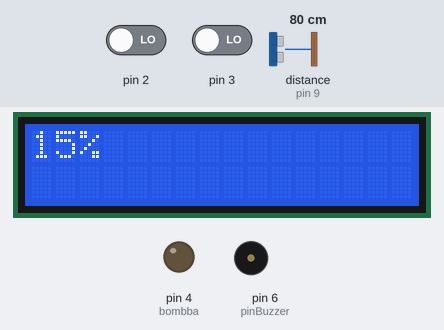
Simulated run of this sketch. Board: Arduino Uno, built with avr-gcc and run on an emulated ATmega328P. Shown: 16×2 character LCD, output pins drawn as LEDs (lit = HIGH), buzzer (waves = sounding). Wiring (inferred from the names in the program): ultrasonic range finder: trigger pin 8; echo pin 9. The test bench sets the inputs (shaded band); at power-on: pin 2 LOW, pin 3 LOW, distance to the obstacle (sensor on pin 9) 80 cm. The echo pulse lasts 58.3 µs per cm; pins used as bus, display or sensor lines are not drawn; what the sketch prints to the serial monitor is not drawn.

Above: at 1.2 s.
1.3 s: pin 2 driven HIGH
At 1.8 s:
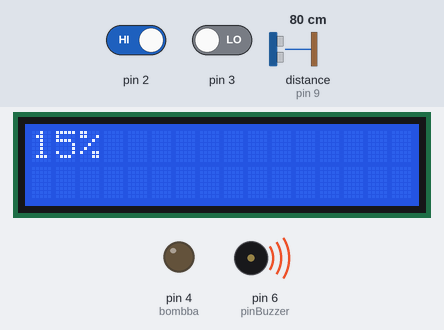
2.8 s: pin 3 driven HIGH
At 3.1 s:
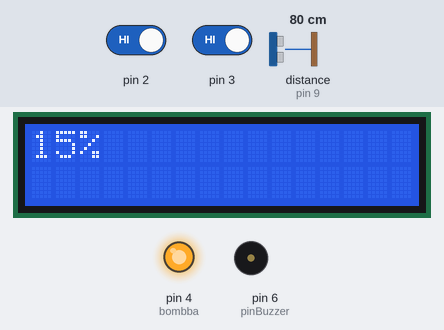
7.3 s: distance to the obstacle (sensor on pin 9) set to 7 cm
At 7.63 s:
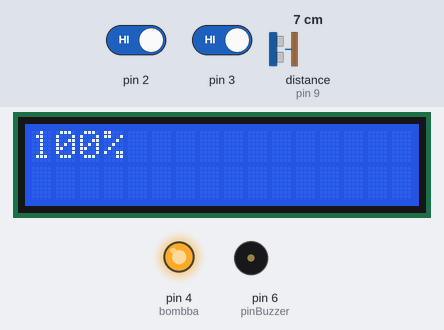
9.0 s: distance to the obstacle (sensor on pin 9) set to 9 cm
At 10.5 s:
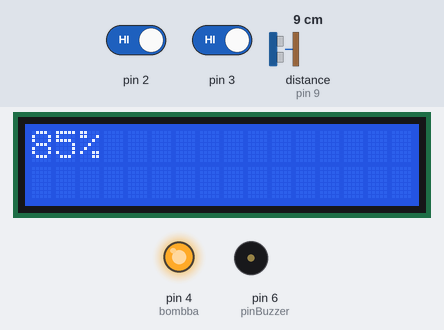
Timing chart, 0 to 12.0 s (numbered marks = the images above; inputs shaded):
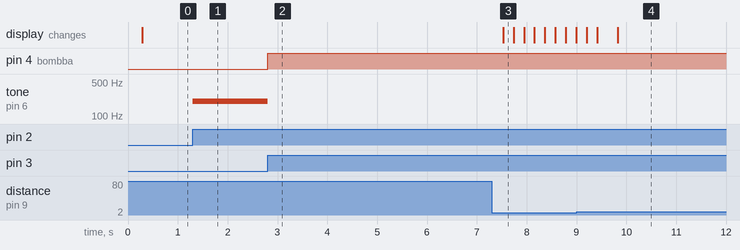

Measured:
- after the input at 1.3 s, tone on pin 6 (pinBuzzer): silent → 200 Hz at once
- after the input at 2.8 s, pin 4 (bombba): LOW → HIGH at once; tone on pin 6 (pinBuzzer): 200 Hz → silent at once
- after the input at 7.3 s, the display: changes after 0.23 s (image 3)
- after the input at 9.0 s, the display: first differs from a run without the input after 0.41 s (image 4 shows a later state)

The sketch:

practica1_.ino
```cpp
#include <LiquidCrystal_I2C.h>
#define TRIG 8
#define ECHO 9
#define bombba 4

const float VELOCIDAD = 0.0343;
float TIME;
float DISTANCIA;
LiquidCrystal_I2C pantalla(0x27, 16, 2);
int pinBuzzer = 6;


//De la cancion
int C_ =  261/2;
int Cs_=  277/2;
int D_ =  293/2 ;
int Ds_=  311/2;
int E_ =  329/2 ;
int F_ =  349/2 ;
int Fs_=  369/2;
int G_ =  391/2 ;
int Gs_=  415/2;
int A_ =  440/2 ;
int As_=  466/2;
int B_ =  493/2 ;
int Sil = 5;
int C =  261;
int Cs=  277;
int D =  293 ;
int Ds=  311;
int E =  329 ;
int F =  349 ;
int Fs=  369;
int G =  391 ;
int Gs=  415;
int A =  440 ;
int As=  466;
int B =  493 ;
int C2   =524;
int Cs2  =555;
int D2   =588;
int Ds2  =623;
int E2   =660;
int F2   =699;
int Fs2  =740;
int G2   =784;
int Gs2  =831;
int A_2   = 880;
int As2  =933;
int B2   =988;
int C3  =1047;
int Cs3  =555*2;
int D3   =588*2;
int Ds3  =623*2;
int E3   =660*2;
int F3   =699*2;
int Fs3  =740*2;
int G3   =784*2;
int Gs3  =831*2;
int A_3   = 880*2;
int As3  =933*2;
int B3   =988*2;
int tempo=112*2;
int negra=60000/tempo;
int semi = negra/4;
//int semi =86;
int corch = 2*semi;
//int negra = corch*2;
int np = corch*3;
int blanca = negra*2;
int redonda = blanca*2;
int rep = 3*negra;
int bnp = 3*negra+3*corch;
int retardo = 100;
void nota(int nota, int duracion){
  tone(pinBuzzer,nota, duracion);
  delay(duracion);
  noTone(pinBuzzer);
  delay(duracion);
}
//fin del programa de la cancion


void setup()
{
  pinMode(pinBuzzer,OUTPUT);
Serial.begin(9600);
pinMode(TRIG,OUTPUT);
pinMode(ECHO,INPUT);
pinMode(bombba,OUTPUT);
pantalla.init();
pantalla.backlight();
pantalla.clear();
attachInterrupt(digitalPinToInterrupt(2),llenar,CHANGE);
attachInterrupt(digitalPinToInterrupt(3),pausa,HIGH);
}

void loop()
{

digitalWrite(TRIG,HIGH);
delay(1);
digitalWrite(TRIG,LOW);
TIME = pulseIn(ECHO,HIGH);
DISTANCIA = (TIME)*VELOCIDAD/2;
Serial.println(DISTANCIA);
delay(200);
if(DISTANCIA >=13){
  pantalla.clear();
  pantalla.setCursor(0, 0);
  pantalla.print("15%");
  }
if(DISTANCIA >=12 && DISTANCIA<13){
  pantalla.clear();
  pantalla.setCursor(0, 0);
  pantalla.print("29%");
  }
if(DISTANCIA >=11 && DISTANCIA<12){
  pantalla.clear();
  pantalla.setCursor(0, 0);
  pantalla.print("43%");
  }
if(DISTANCIA >=10 && DISTANCIA<11){
  pantalla.clear();
  pantalla.setCursor(0, 0);
  pantalla.print("57%");
  }
if(DISTANCIA >=9 && DISTANCIA<10){
  pantalla.clear();
  pantalla.setCursor(0, 0);
  pantalla.print("71%");
  }
  if(DISTANCIA >=8 && DISTANCIA<9){
  pantalla.clear();
  pantalla.setCursor(0, 0);
  pantalla.print("85%");
  }
    if(DISTANCIA >=7 && DISTANCIA<8){
  pantalla.clear();
  pantalla.setCursor(0, 0);
  pantalla.print("92%");
  }
    if(DISTANCIA >=6&& DISTANCIA<7){
  pantalla.clear();
  pantalla.setCursor(0, 0);
  pantalla.print("100%");

  }
}

void llenar(){
digitalWrite(bombba,LOW);
tone(pinBuzzer,200);
}

void pausa(){
digitalWrite(bombba,HIGH);
noTone(pinBuzzer);
  }


  //de la cancion tambien
  void prePre(){
  nota(A   , semi );
  nota(A_   , semi );
  nota(C2  , semi);
  nota(A_   , semi );
  nota(B   , semi );
  nota(A_   , semi );
  nota(C2  , semi);
  nota(E2 , semi);
  nota(A_   , semi );
  nota(A   , semi );
  nota(C2  , semi);
  nota(A_   , semi );
  nota(B   , semi );
  nota(Sil , semi);
  nota(C2  , semi);
  nota(A   , semi );
  nota(A_   , semi );
  nota(A   , semi );
  nota(C2   , semi );
  nota(A_   , semi );
  nota(B   , semi );
  nota(A_   , semi );
  nota(C2   , semi );
  nota(E2   , semi );
  nota(A_   , semi );
  nota(A   , semi );
  nota(C2   , semi );
  nota(A_   , semi );
  nota(B   , semi );
  nota(A_   , semi );
  nota(C2   , semi );
 nota(A_   , semi );
}
void uno_(){
  nota(E   , semi );
  nota(E_   , semi );
  nota(G   , semi );
  nota(E_   , semi );
  nota(Fs   , semi );
  nota(E_   , semi );
  nota(G   , semi );
  nota(B   , semi );
  nota(E_   , semi );
  nota(E   , semi );
  nota(G   , semi );
  nota(E_   , semi );
  nota(Fs   , semi );
  nota(E_   , semi );
  nota(G   , semi );
  nota(E   , semi );
  nota(E_   , semi );
  nota(E   , semi );
  nota(G   , semi );
  nota(E_   , semi );
  nota(Fs   , semi );
  nota(E_   , semi );
  nota(G   , semi );
  nota(B   , semi );
  nota(E_   , semi );
  nota(E   , semi );
  nota(G   , semi );
  nota(E_   , semi );
  nota(Fs   , semi );
  nota(E_   , semi );
  nota(G   , semi );
  nota(E_   , semi );
}
void dos_(){
  nota( F  , semi );
  nota( F_ , semi );
  nota( A  , semi );
  nota( F_ , semi );
  nota(G , semi);
  nota(F_, semi);
  nota(A , semi);
  nota(C2, semi);
  nota( F_ , semi );
  nota( F  , semi );
  nota( A  , semi );
  nota( F_ , semi );
  nota( G, semi);
  nota( F_ , semi );
  nota( A  , corch );
    nota(G , semi);
    nota(G_ , semi);
    nota(B , semi);
    nota(G_ , semi);
    nota(A , semi);
    nota(G_ , semi);
    nota(B , semi);
    nota(D2 , semi);
    nota(G_ , semi);
    nota(G , semi);
    nota(B , semi);
    nota(G_ , semi);
    nota(A , semi);
    nota(G_ , semi);
    nota(B , corch);
}
void tres(){
  nota(D , semi);
  nota(D_ , semi);
  nota(F , semi);
  nota(D_ , semi);
  nota(E , semi);
  nota(D_ , semi);
  nota(F , semi);
  nota(A , semi);
  nota(D_ , semi);
  nota(D , semi);
  nota(F , semi);
  nota(D_ , semi);
  nota(E , semi);
  nota(D_ , semi);
  nota(F , corch);
}
void cuatro(){
  nota(E , semi);
  nota(E_ , semi);
  nota(G , semi);
  nota(E_ , semi);
  nota(Fs , semi);
  nota(E_ , semi);
  nota(G , semi);
  nota(B , semi);
  nota(E_ , semi);
  nota(E , semi);
  nota(G , semi);
  nota(E_ , semi);
  nota(Fs , semi);
  nota(E_ , semi);
  nota(G , corch);
  }
```
